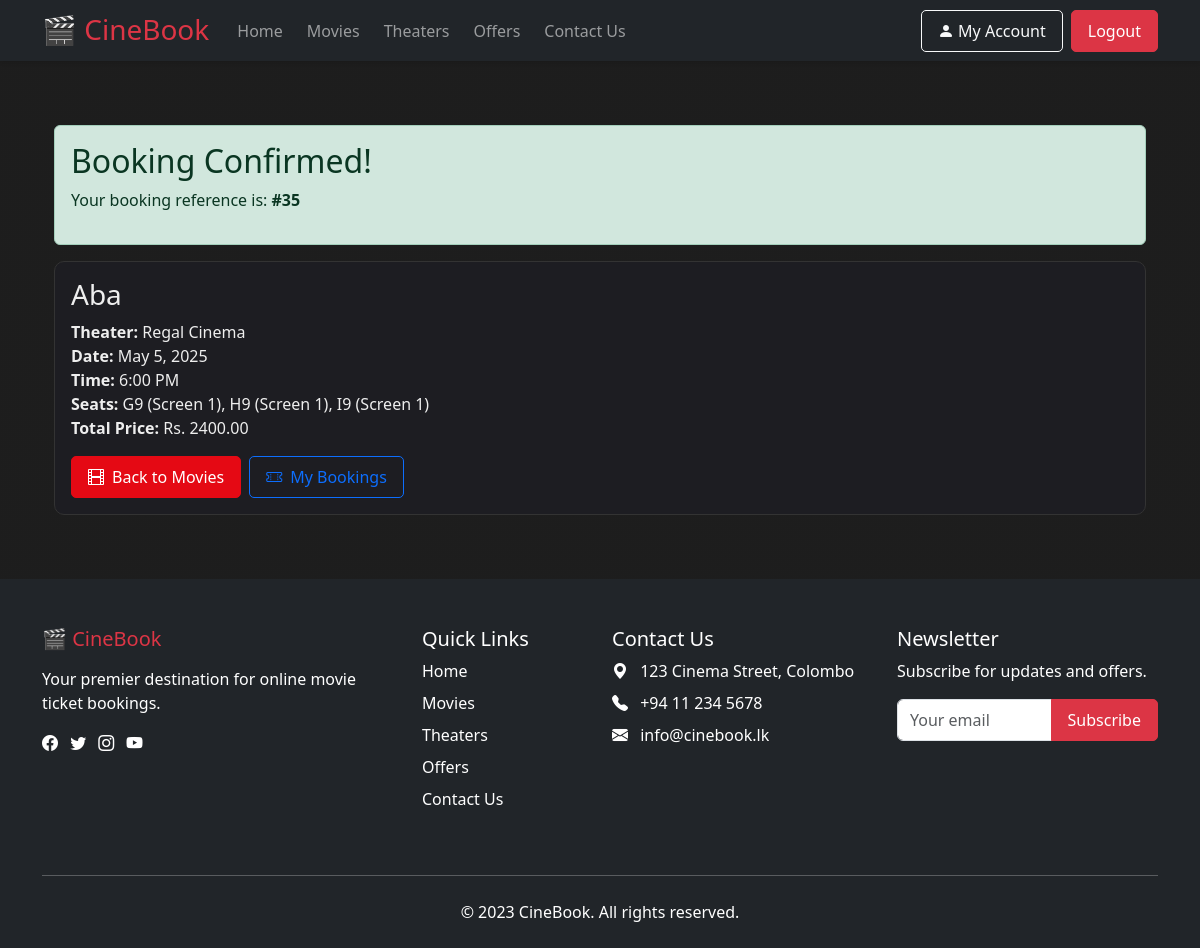
The app's page /movies/booking-confirmation/35/ (signed in) with its own data.
### movies/models.py (models this page shows, shortened)
class Booking(models.Model):
    user = models.ForeignKey(User, on_delete=models.CASCADE)
    showtime = models.ForeignKey(Showtime, on_delete=models.CASCADE)
    seats = models.ManyToManyField(Seat, through='BookedSeat')
    total_price = models.DecimalField(max_digits=8, decimal_places=2)
    booking_date = models.DateTimeField(auto_now_add=True)
    payment_status = models.BooleanField(default=False)
    is_cancelled = models.BooleanField(default=False)
    cancelled_at = models.DateTimeField(null=True, blank=True)
    class Meta:
        ordering = ['-booking_date']

class Showtime(models.Model):
    movie = models.ForeignKey(Movie, on_delete=models.CASCADE)
    theater = models.ForeignKey(Theater, on_delete=models.CASCADE)
    date = models.DateField()
    time = models.TimeField()
    price = models.DecimalField(max_digits=6, decimal_places=2)
    class Meta:
        ordering = ['date', 'time']

class Movie(models.Model):
    GENRE_CHOICES = [
        ('AC', 'Action'),
        ('CO', 'Comedy'),
        ('DR', 'Drama'),
        ('HO', 'Horror'),
        ('SF', 'Sci-Fi'),
        ('RO', 'Romance'),
        ('TH', 'Thriller'),
        ('FA', 'Fantasy'),
        ('HI', 'Historical'),
        ('AD', 'Adventure')
    ]
    LANGUAGE_CHOICES = [
        ('EN', 'English'),
        ('SI', 'Sinhala'),
        ('TA', 'Tamil'),
        ('OT', 'Other')
    ]
    title = models.CharField(max_length=100)
    description = models.TextField()
    duration = models.IntegerField()  # in minutes
    genres = models.ManyToManyField(Genre)
    language = models.CharField(max_length=2, choices=LANGUAGE_CHOICES, default='EN')
    release_date = models.DateField()
    poster = models.ImageField(upload_to='movies/')
    rating = models.FloatField(default=0.0)
    theaters = models.ManyToManyField(Theater, through='Showtime')

class Theater(models.Model):
    name = models.CharField(max_length=100)
    location = models.CharField(max_length=200)
    contact = models.CharField(max_length=15)
    image = models.ImageField(upload_to='theaters/')

class BookedSeat(models.Model):
    booking = models.ForeignKey(Booking, on_delete=models.CASCADE)
    seat = models.ForeignKey(Seat, on_delete=models.CASCADE)
    booked_at = models.DateTimeField(auto_now_add=True)
    class Meta:
        unique_together = ('booking', 'seat')

class Seat(models.Model):
    screen = models.ForeignKey('Screen', on_delete=models.CASCADE)
    seat_number = models.CharField(max_length=10)
    row = models.CharField(max_length=2)
    is_booked = models.BooleanField(default=False)
    class Meta:
        unique_together = ('screen', 'row', 'seat_number')
    def __str__(self):
        return f"{self.row}{self.seat_number} (Screen {self.screen.screen_number})"

class Screen(models.Model):
    theater = models.ForeignKey(Theater, on_delete=models.CASCADE)
    screen_number = models.PositiveIntegerField()
    capacity = models.PositiveIntegerField()
    screen_type = models.CharField(max_length=20, choices=[
        ('standard', 'Standard'),
        ('imax', 'IMAX'),
        ('4dx', '4DX'),
        ('dolby', 'Dolby Cinema')
    ])
    class Meta:
        unique_together = ('theater', 'screen_number')

### movies/views.py (the view)
# urls.py: path('booking-confirmation/<int:booking_id>/', views.booking_confirmation, name='booking_confirmation'),
@login_required
def booking_confirmation(request, booking_id):
    booking = get_object_or_404(Booking, id=booking_id, user=request.user)
    return render(request, 'movies/booking_confirmation.html', {
        'booking': booking
    })

### movies/templates/movies/booking_confirmation.html
{% extends 'booking_system/base.html' %}
{% block content %}
<div class="container my-5">
    <div class="alert alert-success">
        <h2>Booking Confirmed!</h2>
        <p>Your booking reference is: <strong>#{{ booking.id }}</strong></p>
    </div>
    <div class="card">
        <div class="card-body">
            <h3>{{ booking.showtime.movie.title }}</h3>
            <p>
                <strong>Theater:</strong> {{ booking.showtime.theater.name }}<br>
                <strong>Date:</strong> {{ booking.showtime.date }}<br>
                <strong>Time:</strong> {{ booking.showtime.time|time:"g:i A" }}<br>
                <strong>Seats:</strong>
                {% for booked_seat in booking.bookedseat_set.all %}
                    {{ booked_seat.seat }}{% if not forloop.last %}, {% endif %}
                {% endfor %}<br>
                <strong>Total Price:</strong> Rs. {{ booking.total_price }}
            </p>
            <div class="d-flex gap-2">
                <a href="{% url 'movies:movies' %}" class="btn btn-primary">
                    <i class="bi bi-film me-2"></i>Back to Movies
                </a>
                <a href="{% url 'profile' %}" class="btn btn-outline-primary">
                    <i class="bi bi-ticket-perforated me-2"></i>My Bookings
                </a>
            </div>
        </div>
    </div>
</div>
{% endblock %}

### static/css/style.css (style rules this page uses)
body { font-family: 'Segoe UI', Tahoma, Geneva, Verdana, sans-serif; background-color: #f8f9fa; color: #212529; }
.card { transition: transform 0.3s ease, box-shadow 0.3s ease; border-radius: 10px; overflow: hidden; border: none; margin-bottom: 20px; display: flex; flex-direction: column; height: 100%; }
.btn { border-radius: 5px; font-weight: 500; padding: 8px 16px; transition: all 0.2s; }
body { background: linear-gradient(rgba(10, 10, 10, 0.92), rgba(10, 10, 10, 0.92)), url('https://images.unsplash.com/photo-1518676590629-3dcbd9c5a5c9?ixlib=rb-4.0.3') center/cover no-repeat fixed; color: #fff; min-height: 100vh; }
.card { background-color: rgba(30, 30, 36, 0.85); border: 1px solid #333; color: #eee; }
.btn-primary { background-color: #e50914; border-color: #e50914; }

### records on screen
Booking: id "35", showtime.movie "Aba", showtime.theater.name "Regal Cinema", showtime "May 5, 2025", showtime.time "6:00 PM", total_price "2400.00"
BookedSeat: seat "G9 (Screen 1)"
BookedSeat: seat "H9 (Screen 1)"
BookedSeat: seat "I9 (Screen 1)"
